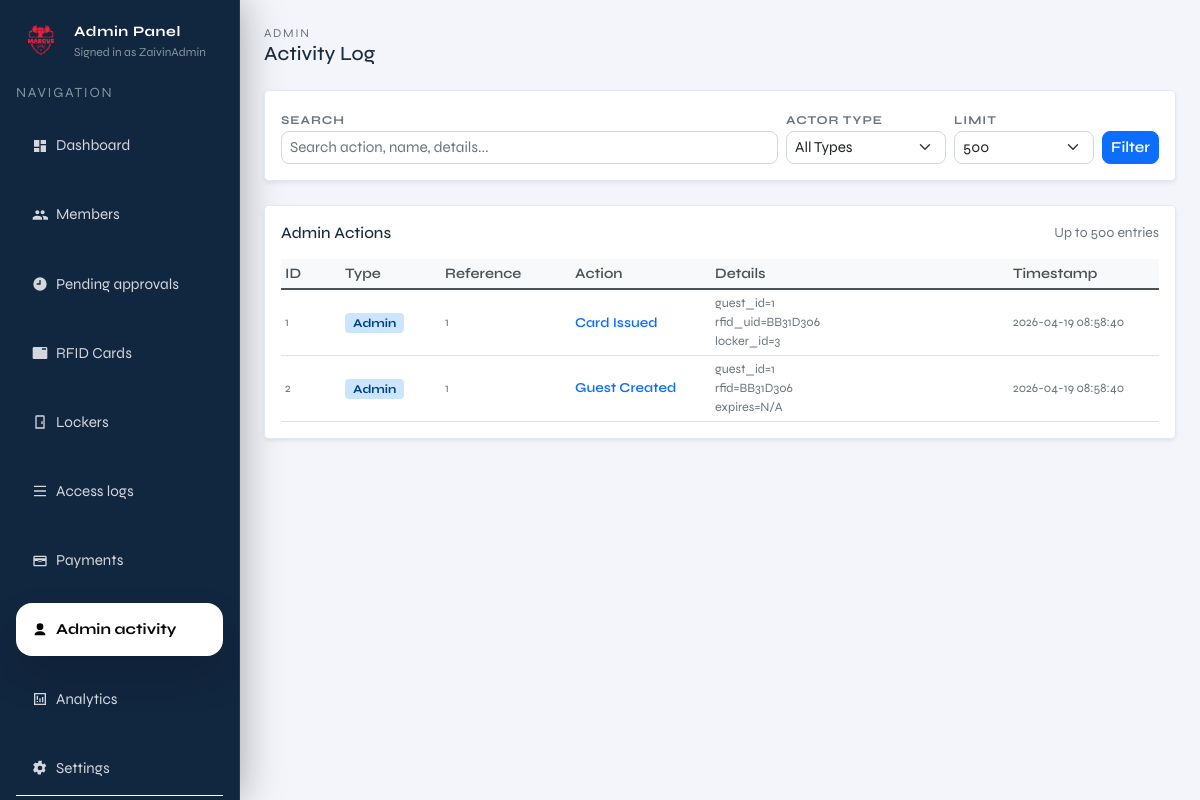
Page /admin/admin-activity (signed in) on the earlier database version.
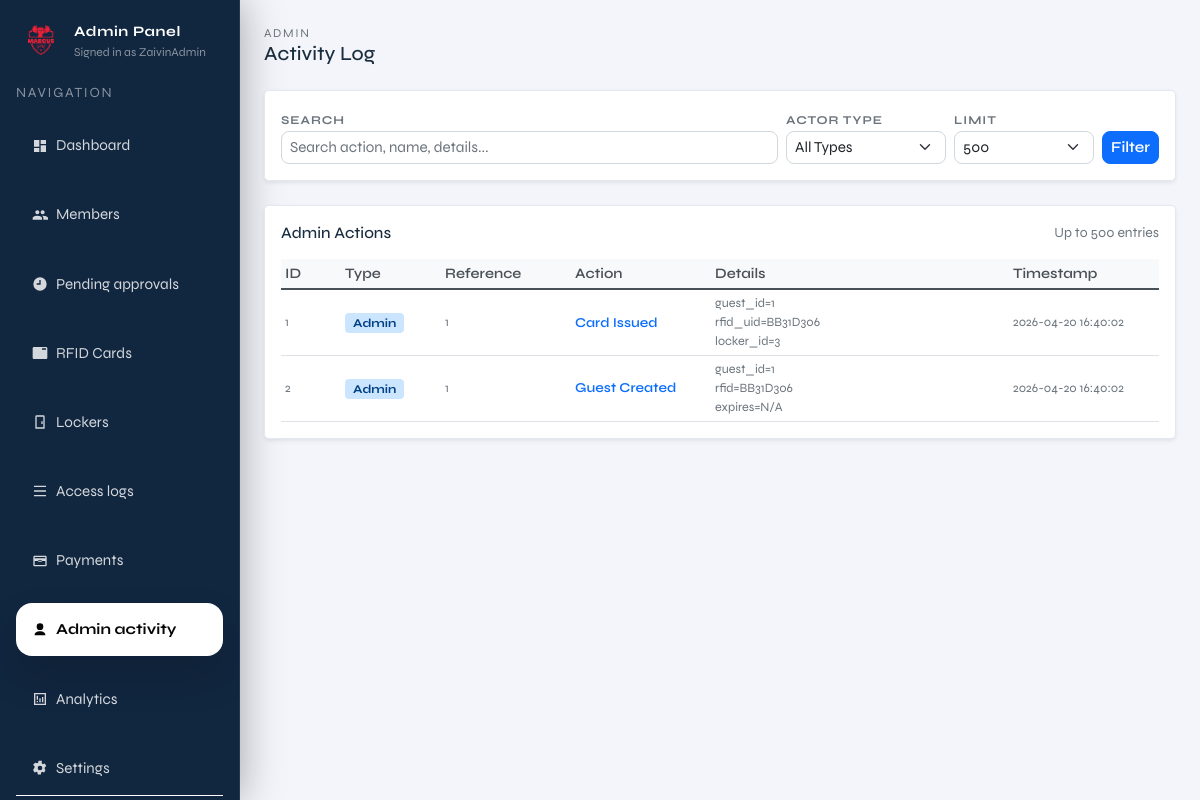
Same page on the later database version.
### tables this page shows
CREATE TABLE access_logs (
              id INTEGER PRIMARY KEY AUTOINCREMENT,
              actor_type TEXT NOT NULL, -- member|guest|admin|system
              actor_ref TEXT,           -- e.g. member_id or rfid uid
              action TEXT NOT NULL,     -- e.g. unlock_requested|unlocked|denied
              detail TEXT,
              created_at TEXT NOT NULL DEFAULT (datetime('now'))
            );

### admin.py (the view)
@admin_bp.get("/admin-activity")
def admin_activity():
    guard = _require_admin()
    if guard is not None:
        return guard
    q = (request.args.get("q") or "").strip()
    actor_type = (request.args.get("actor_type") or "").strip()
    limit = int(request.args.get("limit", 500))
    with connect() as conn:
        query = """
            SELECT id, actor_type, actor_ref, action, detail, created_at
            FROM access_logs
            WHERE actor_type IN ('admin', 'system')
        """
        params = []
        if q:
            query += " AND (actor_ref LIKE ? OR detail LIKE ? OR action LIKE ?)"
            params.extend([f"%{q}%", f"%{q}%", f"%{q}%"])
        if actor_type:
            query += " AND actor_type = ?"
            params.append(actor_type)
        query += " ORDER BY created_at DESC LIMIT ?"
        params.append(limit)
        logs = conn.execute(query, params).fetchall()
        actor_stats = conn.execute(
            """
            SELECT actor_type, COUNT(*) AS c
            FROM access_logs
            WHERE actor_type IN ('admin', 'system')
            GROUP BY actor_type
            ORDER BY c DESC
            """
        ).fetchall()
    return render_template(
        "admin/pages/admin_activity.html",
        current_page="admin_activity",
        admin_username=session.get("admin_username"),
        logs=logs,
        actor_stats=actor_stats,
        q=q,
        actor_type=actor_type,
        limit=limit,
    )

### admin.py (called while the page is built)
def _require_admin():
    if not session.get("admin_logged_in"):
        return redirect(url_for("admin.admin_login"))
    return None

@admin_bp.before_request
def _protect_admin_routes():
    if request.endpoint in ("admin.admin_login", "admin.admin_login_submit"):
        return None
    if not session.get("admin_logged_in"):
        return redirect(url_for("admin.admin_login"))

### db.py (called while the page is built, shortened)
def _db_path() -> Path:
    env_path = os.getenv("LOCKER_DB_PATH")
    if env_path:
        return Path(env_path)
    current_dir = Path(__file__).resolve().parent
    candidate_paths = [
        current_dir / "locker.sqlite3",
        current_dir / "locker.db",
        current_dir.parent / "locker.sqlite3",
        current_dir.parent / "locker.db",
    ]
    for path in candidate_paths:
        if path.exists():
            return path
    return current_dir.parent / "locker.sqlite3"

def _database_url() -> Optional[str]:
    return os.getenv("DATABASE_URL") or os.getenv("POSTGRES_URL")

    def _translate_sql(self, sql: str, params: Optional[Iterable[Any]] = None) -> str:
        if not self._is_postgres:
            return sql

### templates/admin/pages/admin_activity.html (shortened to what this page needs)
{% extends "admin/layout/admin.html" %}
{% block admin_content %}
  <div class="d-flex justify-content-between align-items-center mb-4">
    <div>
      <div class="text-muted" style="letter-spacing:0.14em; text-transform:uppercase; font-size:0.75rem;">Admin</div>
      <h5 class="mb-0">Activity Log</h5>
    </div>
  </div>
  <div class="card shadow-sm rounded-3 mb-4">
    <div class="card-body">
      <form method="get" action="/admin/admin-activity" class="d-flex gap-2 flex-wrap align-items-end">
        <div class="flex-grow-1" style="min-width: 220px;">
          <label class="filter-label">Search</label>
          <input type="text" name="q" class="form-control form-control-sm" placeholder="Search action, name, details..." value="{{ q }}" />
        </div>
        <div style="min-width: 160px;">
          <label class="filter-label">Actor Type</label>
          <select name="actor_type" class="form-select form-select-sm">
            <option value="">All Types</option>
          </select>
        </div>
        <div style="min-width: 140px;">
          <label class="filter-label">Limit</label>
          <select name="limit" class="form-select form-select-sm">
            <option value="500" {% if limit == 500 %}selected{% endif %}>500</option>
          </select>
        </div>
        <div class="d-flex gap-2">
          <button type="submit" class="btn btn-sm btn-primary">Filter</button>
        </div>
      </form>
    </div>
  </div>
  <div class="card shadow-sm rounded-3">
    <div class="card-body">
      <div class="d-flex justify-content-between align-items-center mb-3">
        <h6 class="card-title mb-0">Admin Actions</h6>
        <span class="text-muted small">Up to {{ limit }} entries</span>
      </div>
      <div class="activity-wrapper table-responsive">
        <table class="table table-sm table-hover align-middle mb-0">
          <thead class="position-sticky" style="top: 0; background: white; z-index: 10;">
            <tr>
              <th style="width: 60px;">ID</th>
              <th style="width: 100px;">Type</th>
              <th style="width: 130px;">Reference</th>
              <th style="width: 140px;">Action</th>
              <th>Details</th>
              <th style="width: 150px;">Timestamp</th>
            </tr>
          </thead>
          <tbody>
            {% for log in logs %}
              <tr>
                <td class="text-muted small">{{ log['id'] }}</td>
                <td>
                  {% if log['actor_type'] == 'admin' %}
                    <span class="badge badge-admin px-2 py-1" style="font-size: 0.75rem;">Admin</span>
                  {% elif log['actor_type'] == 'system' %}
                    <span class="badge badge-system px-2 py-1" style="font-size: 0.75rem;">System</span>
                  {% else %}
                    <span class="badge badge-other px-2 py-1" style="font-size: 0.75rem;">{{ log['actor_type']|title }}</span>
                  {% endif %}
                </td>
                <td class="text-muted small">
                  {% if log['actor_ref'] %}
                    {{ log['actor_ref'] }}
                  {% else %}
                    <em>—</em>
                  {% endif %}
                </td>
                <td>
                  <div class="activity-action">{{ log['action']|replace('_', ' ')|title }}</div>
                </td>
                <td class="text-muted small activity-detail">
                  {% if log['detail'] %}
                    {{ log['detail']|replace('; ', '<br>')|safe }}
                  {% else %}
                    <em>—</em>
                  {% endif %}
                </td>
                <td class="text-muted small" style="white-space: nowrap;">{{ log['created_at']|default('-') }}</td>
              </tr>
            {% else %}
              <tr><td colspan="6" class="text-center text-muted py-4">No admin activity found.</td></tr>
            {% endfor %}
          </tbody>
        </table>
      </div>
    </div>
  </div>
{% endblock %}

Differences in the rows shown:
changed access_logs "Card Issued": created_at "2026-04-19 08:58:40" → "2026-04-20 16:40:02"
changed access_logs "Guest Created": created_at "2026-04-19 08:58:40" → "2026-04-20 16:40:02"
